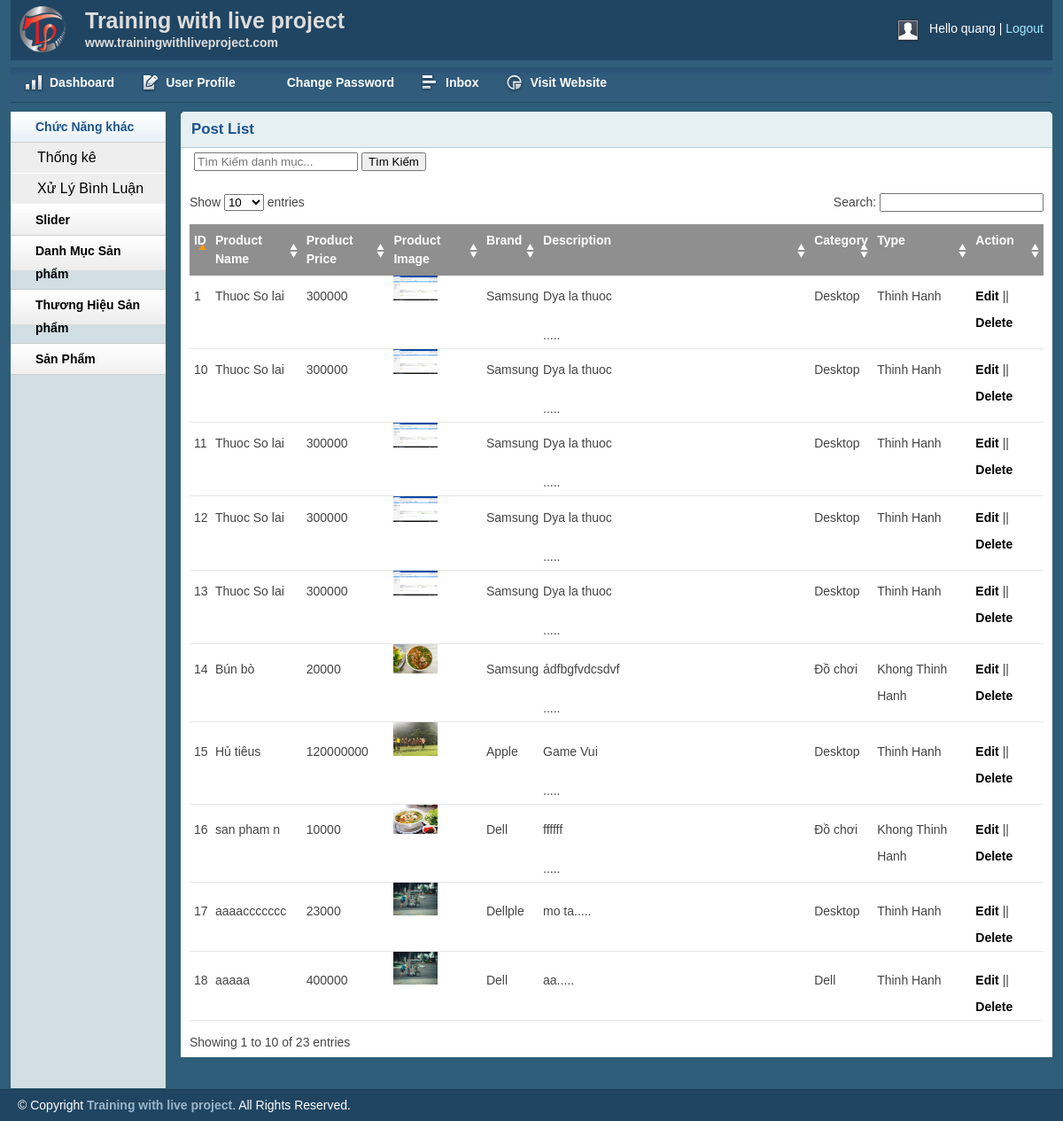
The page /admin/productlist.php (signed in) on the database its author committed.
### tables this page shows
CREATE TABLE `tbl_product` (
  `productID` int(11) UNSIGNED NOT NULL,
  `productName` varchar(255) NOT NULL,
  `catId` int(11) UNSIGNED NOT NULL,
  `brandId` int(11) UNSIGNED NOT NULL,
  `product_desc` text NOT NULL,
  `types` varchar(255) NOT NULL,
  `price` varchar(255) NOT NULL,
  `image_product` varchar(255) NOT NULL
);

CREATE TABLE `tbl_brand` (
  `brandId` int(11) UNSIGNED NOT NULL,
  `brandName` varchar(255) NOT NULL
);

CREATE TABLE `tbl_category` (
  `catId` int(11) UNSIGNED NOT NULL,
  `catName` varchar(255) NOT NULL
);

### lib/session.php (called while the page is built, shortened)
<?php
class Session{
 public static function get($key){
    if (isset($_SESSION[$key])) {
     return $_SESSION[$key];
    } else {
     return false;
    }
 }
}
?>

### lib/database.php (called while the page is built, shortened)
<?php
Class Database{
   public $host   = DB_HOST;
   public $user   = DB_USER;
   public $pass   = DB_PASS;
   public $dbname = DB_NAME;
   public $link;
private function connectDB(){
   $this->link = new mysqli($this->host, $this->user, $this->pass,
    $this->dbname);
    mysqli_set_charset($this->link, "utf8");
 }
public function select($query){
  $result = $this->link->query($query) or
   die($this->link->error.__LINE__);
  if($result->num_rows > 0){
    return $result;
  } else {
    return false;
  }
 }
}

### classes/product.php (called while the page is built, shortened)
<?php
	$filepath = realpath(dirname(__FILE__));
	include_once ($filepath.'/../lib/database.php');
	include_once ($filepath.'/../helper/format.php');
?>
<?php
	class product
	{
		private $db;
		public function __construct(){
			$this->db = new Database();
		}
		public function show_product(){
			$query ="SELECT tbl_product.*, tbl_category.catName, tbl_brand.brandName
			 FROM tbl_product INNER JOIN tbl_category ON tbl_product.catId = tbl_category.catId
			 INNER JOIN tbl_brand ON tbl_product.brandId = tbl_brand.brandId
			  order by tbl_product.productId desc ";
				$result = $this->db->select($query);
			return $result;
		}
	}
?>

### helper/format.php (called while the page is built, shortened)
<?php
class Format{
 public function textShorten($text, $limit = 400){
    $text = $text. " ";
    $text = substr($text, 0, $limit);
    $text = substr($text, 0, strrpos($text, ' '));
    $text = $text.".....";
    return $text;
 }
}
?>

### admin/productlist.php (the view, shortened to what this page needs)
<?php include 'inc/header.php';?>
<?php include 'inc/sidebar.php';?>
<?php include_once '../classes/product.php';?>
<?php include_once '../helper/format.php';?>
<?php
	$pd = new product();
	$fm = new Format();
?>
<div class="grid_10">
    <div class="box round first grid">
        <h2>Post List</h2>
		<form style="margin: 5px;" action="search_product.php" method="POST">
				    	<input type="text" placeholder="Tìm Kiếm danh mục..." name="keyword">
						<input type="submit" name="search_product" value="Tìm Kiếm">
		</form>
        <div class="block">
            <table class="data display datatable" id="example">
			<thead>
				<tr>
					<th>ID</th>
					<th>Product Name</th>
					<th>Product Price</th>
					<th>Product Image</th>
					<th>Brand</th>
					<th>Description</th>
					<th>Category</th>
					<th>Type</th>
					<th>Action</th>
				</tr>
			</thead>
			<tbody>
				<?php
					$pdList = $pd->show_product();
					if($pdList){
						$i =0;
						while ($result = $pdList->fetch_assoc()){
						$i++;
				?>
				<tr class="odd gradeX">
					<td><?php echo $i?></td>
					<td><?php echo $result['productName']?></td>
					<td><?php echo $result['price']?></td>
					<td><img src="uploads/<?php echo $result['image_product']?>" width = 50></td>
					<td><?php echo $result['brandName']?></td>
					<td><?php  echo $fm->textShorten( $result['product_desc'],50)?></td>
					<td><?php echo $result['catName']?></td>
					<td><?php
							if($result['types'] == "1"){
								echo 'Thinh Hanh';
							}
							else
							{
								echo 'Khong Thinh Hanh';
							}
					?></td>
					<td><a href="productedit.php?productid=<?php echo $result['productID']?>">Edit</a> || <a href="?productid=<?php echo $result['productID']?>">Delete</a></td>
				</tr>
				<?php
						}
					}
				?>
			</tbody>
		</table>
       </div>
    </div>
</div>
<?php include 'inc/footer.php';?>

### admin/inc/header.php (shortened to what this page needs)
<?php
    include '../lib/session.php';
?>
<!DOCTYPE html>
<html>
<head>
    <link rel="stylesheet" type="text/css" href="css/reset.css" media="screen" />
    <link rel="stylesheet" type="text/css" href="css/text.css" media="screen" />
    <link rel="stylesheet" type="text/css" href="css/grid.css" media="screen" />
    <link rel="stylesheet" type="text/css" href="css/layout.css" media="screen" />
    <link rel="stylesheet" type="text/css" href="css/nav.css" media="screen" />
    <link href="css/table/demo_page.css" rel="stylesheet" type="text/css" />
</head>
<body>
    <div class="container_12">
        <div class="grid_12 header-repeat">
            <div id="branding">
                <div class="floatleft logo">
                    <img src="img/livelogo.png" alt="Logo" />
				</div>
				<div class="floatleft middle">
					<h1>Training with live project</h1>
					<p>www.trainingwithliveproject.com</p>
				</div>
                <div class="floatright">
                    <div class="floatleft">
                        <img src="img/img-profile.jpg" alt="Profile Pic" /></div>
                    <div class="floatleft marginleft10">
                        <ul class="inline-ul floatleft">
                            <li>Hello <?php echo Session::get('adminName') ?></li>
                            <li><a href="?action=logout">Logout</a></li>
                        </ul>
                    </div>
                </div>
            </div>
        </div>
        <div class="grid_12">
            <ul class="nav main">
                <li class="ic-dashboard"><a href="index.php"><span>Dashboard</span></a> </li>
                <li class="ic-form-style"><a href=""><span>User Profile</span></a></li>
				<li class="ic-typography"><a href="changepassword.php"><span>Change Password</span></a></li>
				<li class="ic-grid-tables"><a href="inbox.php"><span>Inbox</span></a></li>
                <li class="ic-charts"><a href=""><span>Visit Website</span></a></li>
            </ul>
        </div>

### admin/inc/sidebar.php (shortened to what this page needs)
<div class="grid_2">
    <div class="box sidemenu">
        <div class="block" id="section-menu">
            <ul class="section menu">
               <li><a class="menuitem">Chức Năng khác</a>
                    <ul class="submenu">
                        <li><a href="social.php">Thống kê</a></li>
                        <li><a href="commentadmin.php">Xử Lý Bình Luận</a></li>
                    </ul>
                </li>
				<li><a class="menuitem">Slider</a>
                </li>
                <li><a class="menuitem">Danh Mục Sản phẩm</a>
                </li>
                <li><a class="menuitem">Thương Hiệu Sản phẩm</a>
                </li>
                <li><a class="menuitem">Sản Phẩm</a>
                </li>
            </ul>
        </div>
    </div>
</div>

### admin/inc/footer.php (shortened to what this page needs)
    </div>
    <div id="site_info">
        <p>
         &copy; Copyright <a href="http://trainingwithliveproject.com">Training with live project</a>. All Rights Reserved.
        </p>
    </div>
</body>
</html>

### admin/css/layout.css (style rules this page uses)
body { background: #fff none repeat scroll 0 0; color: #444; font-size: 14px; padding: 0; }
.floatleft { float:left; }
.logo img { margin-top: -15px; width: 52px; }
.middle { margin-left: 22px; margin-top: -14px; }
.middle h1 { color:#ddd;margin:0 }
.middle p { color: #ddd; margin: 0; font-weight: bold; }
.floatright { float:right; }
.inline-ul li { display:inline; color:#fff; }
.marginleft10 { margin-left:10px; }
a { color: #000; font-weight:bold; text-decoration: none; }
.container_12, .container_16 { background:#2E5E79; }
h1, h2, h3, h4, h5, h6 { line-height:1.2em; margin-bottom:.3em; }
h2 { margin-top:1em; }
#branding { font-weight: normal; margin-bottom: 0; padding: 22px 10px 3px; text-align: left; }
.header-repeat { background:url(../img/header-repeat.jpg) repeat-x; }
#branding a { color:#A1EAFF; font-weight:normal; }
#branding a:before { content:" | "; color:#fff; }
#branding ul, #branding ul li { margin:0px; padding:0px; }
#branding li { padding:0px 0px 0px 0px !important; }
.box { background:#fff; margin-bottom:20px; padding:10px 10px 10px 10px; margin-left:-8px; }
.box.grid { padding-bottom:40px; }
.box.round { -moz-border-radius: 5px 5px 0px 0px; -webkit-border-radius: 5px 5px 0px 0px; border-radius: 5px 5px 0px 0px; }
.box h2 { font-size:1.2em; font-weight:bold; color:#1B548D; background:#E6F0F3; margin:-10px -10px 0 -10px; padding:10px 12px; border-bottom:1px solid #B3CBD6; -moz-border-radius: 5px 5px 0px 0px; -webkit-border-radius: 5px 5px 0px 0px; border-radius: 5px 5px 0px 0px; }
.box.first { min-height: 406px; }
.block { padding-top:20px; }
.box.sidemenu { background-color:#D1DEE4; border-right:1px solid #3A5665; padding:0px; margin:0px; cursor:pointer; }
.box.sidemenu .block { padding-top:0px; margin-top:0px; }
p { margin-bottom:1em; }
ul, ol { padding-top:0; }
ul.menu { list-style:none; border-top:1px solid #bbb; }
ul.menu li { margin:0; }
ul.menu li a { display:block; padding:4px 10px; border-bottom:1px solid #ccc; }
ul.menu ul { list-style:none; margin:0; }
ul.menu ul li a { padding-left:30px; }
ul.section { border-top:0; margin-bottom:0; }
ul.section li a { background:url(../img/sidemenu-repeat.jpg) repeat-x; line-height:26px; padding-left:28px; }
ul.section li li a { background:#ddd; border-bottom:1px solid #eee; }
ul.section ul li { text-transform:none; }
ul.section ul.current li a { background: #eee none repeat scroll 0 0; border-bottom: 1px solid #fff; font-size: 16px; font-weight: normal; }
ul.section li a.current { color:#1B548D; background:url(../img/sidemenu-repeat-hover.jpg) repeat-x; }
#site_info { color:#fff; background:#204562; border-top:1px solid #1d3b53; padding-left:20px; }
#site_info p { line-height:35px; margin-bottom:0px; }
#site_info a { color:#9ab6cc; }
.block { padding-bottom:1px; }
table.display { margin: 0 auto; clear: both; width: 100%; }
.sorting_asc { background: #8f8f8f url(../img/table/sort_asc.png) no-repeat center right; padding:8px 5px; text-align:left; color:#fff; }
.sorting { background:#8f8f8f url(../img/table/sort_both.png) no-repeat center right; padding:8px 5px; text-align:left; color:#fff; }
tr.odd { height: 30px; line-height: 30px; border-bottom:1px solid #e6e6e6; }
tr.even { height: 30px; line-height: 30px; border-bottom:1px solid #e6e6e6; }
tr.odd td, tr.even td { padding-left:5px; }

### rows shown on the page
tbl_product: productName "Thuoc So lai", price "300000", image_product (picture), brandId.brandName "Samsung", product_desc "Dya la thuoc .....", catId.catName "Desktop", types "Thinh Hanh"
tbl_product: productName "Thuoc So lai", price "300000", image_product (picture), brandId.brandName "Samsung", product_desc "Dya la thuoc .....", catId.catName "Desktop", types "Thinh Hanh"
tbl_product: productName "Thuoc So lai", price "300000", image_product (picture), brandId.brandName "Samsung", product_desc "Dya la thuoc .....", catId.catName "Desktop", types "Thinh Hanh"
tbl_product: productName "Thuoc So lai", price "300000", image_product (picture), brandId.brandName "Samsung", product_desc "Dya la thuoc .....", catId.catName "Desktop", types "Thinh Hanh"
tbl_product: productName "Thuoc So lai", price "300000", image_product (picture), brandId.brandName "Samsung", product_desc "Dya la thuoc .....", catId.catName "Desktop", types "Thinh Hanh"
tbl_product: productName "Bún bò", price "20000", image_product (picture), brandId.brandName "Samsung", product_desc "ádfbgfvdcsdvf .....", catId.catName "Đồ chơi", types "Khong Thinh Hanh"
tbl_product: productName "Hủ tiêus", price "120000000", image_product (picture), brandId.brandName "Apple", product_desc "Game Vui .....", catId.catName "Desktop", types "Thinh Hanh"
tbl_product: productName "san pham n", price "10000", image_product (picture), brandId.brandName "Dell", product_desc "ffffff .....", catId.catName "Đồ chơi", types "Khong Thinh Hanh"
tbl_product: productName "aaaaccccccc", price "23000", image_product (picture), brandId.brandName "Dellple", product_desc "mo ta.....", catId.catName "Desktop", types "Thinh Hanh"
tbl_product: productName "aaaaa", price "400000", image_product (picture), brandId.brandName "Dell", product_desc "aa.....", catId.catName "Dell", types "Thinh Hanh"

### other values the page prints
Session::get('adminName') "quang"
